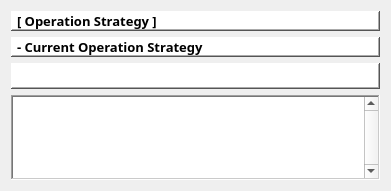
  <widget class="QWidget" name="gridLayoutWidget_5">
   <property name="geometry">
    <rect>
     <x>1190</x>
     <y>60</y>
     <width>391</width>
     <height>191</height>
    </rect>
   </property>
   <layout class="QGridLayout" name="gridLayout_5">
    <item row="1" column="0">
     <widget class="QLabel" name="label_12">
      <property name="sizePolicy">
       <sizepolicy hsizetype="Fixed" vsizetype="Fixed">
        <horstretch>0</horstretch>
        <verstretch>0</verstretch>
       </sizepolicy>
      </property>
      <property name="maximumSize">
       <size>
        <width>1000</width>
        <height>20</height>
       </size>
      </property>
      <property name="font">
       <font>
        <family>Gadugi</family>
        <pointsize>10</pointsize>
        <weight>75</weight>
        <bold>true</bold>
       </font>
      </property>
      <property name="styleSheet">
       <string notr="true">background-color: rgb(255, 255, 255);</string>
      </property>
      <property name="frameShape">
       <enum>QFrame::WinPanel</enum>
      </property>
      <property name="frameShadow">
       <enum>QFrame::Raised</enum>
      </property>
      <property name="text">
       <string>- Current Operation Strategy</string>
      </property>
      <property name="alignment">
       <set>Qt::AlignLeading|Qt::AlignLeft|Qt::AlignVCenter</set>
      </property>
     </widget>
    </item>
    <item row="0" column="0">
     <widget class="QLabel" name="label_11">
      <property name="sizePolicy">
       <sizepolicy hsizetype="Fixed" vsizetype="Fixed">
        <horstretch>0</horstretch>
        <verstretch>0</verstretch>
       </sizepolicy>
      </property>
      <property name="maximumSize">
       <size>
        <width>1000</width>
        <height>20</height>
       </size>
      </property>
      <property name="font">
       <font>
        <family>Gadugi</family>
        <pointsize>10</pointsize>
        <weight>75</weight>
        <bold>true</bold>
       </font>
      </property>
      <property name="styleSheet">
       <string notr="true">background-color: rgb(255, 255, 255);</string>
      </property>
      <property name="frameShape">
       <enum>QFrame::WinPanel</enum>
      </property>
      <property name="frameShadow">
       <enum>QFrame::Raised</enum>
      </property>
      <property name="text">
       <string>[ Operation Strategy ]</string>
      </property>
      <property name="alignment">
       <set>Qt::AlignLeading|Qt::AlignLeft|Qt::AlignVCenter</set>
      </property>
     </widget>
    </item>
    <item row="2" column="0">
     <widget class="QLabel" name="label_13">
      <property name="sizePolicy">
       <sizepolicy hsizetype="Fixed" vsizetype="Fixed">
        <horstretch>0</horstretch>
        <verstretch>0</verstretch>
       </sizepolicy>
      </property>
      <property name="maximumSize">
       <size>
        <width>1000</width>
        <height>35</height>
       </size>
      </property>
      <property name="font">
       <font>
        <family>Gadugi</family>
        <pointsize>12</pointsize>
        <weight>75</weight>
        <bold>true</bold>
       </font>
      </property>
      <property name="styleSheet">
       <string notr="true">background-color: rgb(255, 255, 255);</string>
      </property>
      <property name="frameShape">
       <enum>QFrame::WinPanel</enum>
      </property>
      <property name="frameShadow">
       <enum>QFrame::Raised</enum>
      </property>
      <property name="text">
       <string/>
      </property>
      <property name="alignment">
       <set>Qt::AlignLeading|Qt::AlignLeft|Qt::AlignVCenter</set>
      </property>
     </widget>
    </item>
    <item row="3" column="0">
     <widget class="QTextEdit" name="textEdit_2">
      <property name="sizePolicy">
       <sizepolicy hsizetype="Fixed" vsizetype="Preferred">
        <horstretch>0</horstretch>
        <verstretch>0</verstretch>
       </sizepolicy>
      </property>
      <property name="maximumSize">
       <size>
        <width>1000</width>
        <height>150</height>
       </size>
      </property>
      <property name="frameShape">
       <enum>QFrame::WinPanel</enum>
      </property>
      <property name="verticalScrollBarPolicy">
       <enum>Qt::ScrollBarAlwaysOn</enum>
      </property>
     </widget>
    </item>
   </layout>
  </widget>
